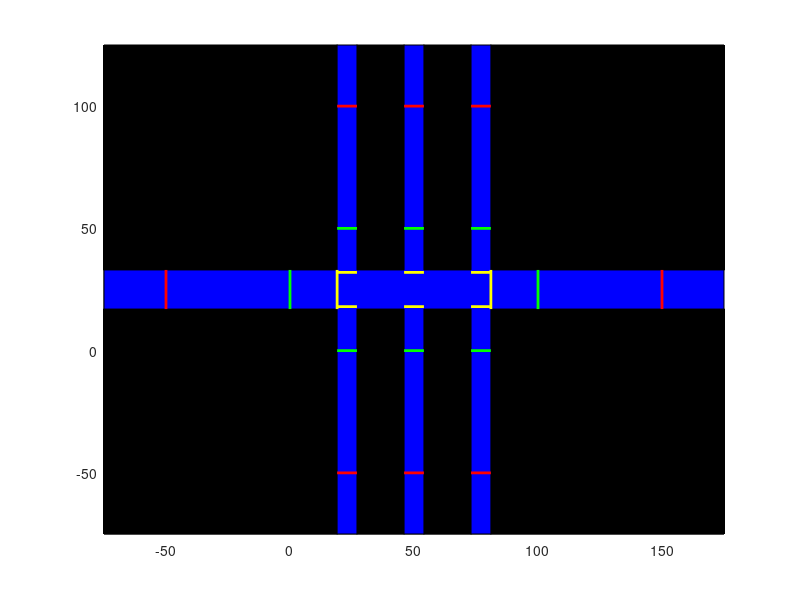

Here is the MATLAB script that generated this plot:
%% Display the Scene
clf
figure(1)
axis([-75 175 -75 125])
patch([-75 175 175 -75 -75],[-75 -75 125 125 -75],'b')
% Obstacles
% (-100,-100);(  19,-100);(  19,  17);(-100,  17);
% (-100,  33);(  19,  33);(  19, 150);(-100, 150);
% (  27,-100);(  46,-100);(  46,  17);(  27,  17);
% (  27,  33);(  46,  33);(  46, 150);(  27, 150);
% (  54,-100);(  73,-100);(  73,  17);(  54,  17);
% (  54,  33);(  73,  33);(  73, 150);(  54, 150);
% (  81,-100);( 200,-100);( 200,  17);(  81,  17);
% (  81,  33);( 200,  33);( 200, 150);(  81, 150);
obstacles = {[-100,  19,  19,-100,-100;-100,-100,  17,  17,-100], ...
             [-100,  19,  19,-100,-100;  33,  33, 150, 150,  33], ...
             [  27,  46,  46,  27,  27;-100,-100,  17,  17,-100], ...
             [  27,  46,  46,  27,  27;  33,  33, 150, 150,  33], ...
             [  54,  73,  73,  54,  54;-100,-100,  17,  17,-100], ...
             [  54,  73,  73,  54,  54;  33,  33, 150, 150,  33], ...
             [  81, 200, 200,  81,  81;-100,-100,  17,  17,-100], ...
             [  81, 200, 200,  81,  81;  33,  33, 150, 150,  33]};
    
hold on
for i = 1:length(obstacles)
    obstacle = obstacles{i};
    patch(obstacle(1,:),obstacle(2,:),'k')
%     waitforbuttonpress
end
hold off

% Entrances and Exits
% (  0,17);(  0,33); ( 19,17);( 19,33); (-50, 17);(-50, 33);
% (100,17);(100,33); ( 81,17);( 81,33); (150, 17);(150, 33);
% ( 19, 0);( 27, 0); ( 19,18);( 27,18); ( 19,-50);( 27,-50);
% ( 19,50);( 27,50); ( 19,32);( 27,32); ( 19,100);( 27,100);
% ( 46, 0);( 54, 0); ( 46,18);( 54,18); ( 46,-50);( 54,-50);
% ( 46,50);( 54,50); ( 46,32);( 54,32); ( 46,100);( 54,100);
% ( 73, 0);( 81, 0); ( 73,18);( 81,18); ( 73,-50);( 81,-50);
% ( 73,50);( 81,50); ( 73,32);( 81,32); ( 73,100);( 81,100);
entrances = {[  0,  0; 17, 33], ...
             [100,100; 17, 33], ...
             [ 19, 27;  0,  0], ...
             [ 19, 27; 50, 50], ...
             [ 46, 54;  0,  0], ...
             [ 46, 54; 50, 50], ...
             [ 73, 81;  0,  0], ...
             [ 73, 81; 50, 50]};
         
hold on
for i = 1:length(entrances)
    entrance = entrances{i};
    plot(entrance(1,:),entrance(2,:),'-g','LineWidth',2)
%     waitforbuttonpress
end
hold off
         
first_exits = {[ 19, 19; 17, 33], ...
               [ 81, 81; 17, 33], ...
               [ 19, 27; 18, 18], ...
               [ 19, 27; 32, 32], ...
               [ 46, 54; 18, 18], ...
               [ 46, 54; 32, 32], ...
               [ 73, 81; 18, 18], ...
               [ 73, 81; 32, 32]};
           
hold on
for i = 1:length(first_exits)
    first_exit = first_exits{i};
    plot(first_exit(1,:),first_exit(2,:),'-y','LineWidth',2)
%     waitforbuttonpress
end
hold off
           
second_exits = {[-50,-50; 17, 33], ...
                [150,150; 17, 33], ...
                [ 19, 27;-50,-50], ...
                [ 19, 27;100,100], ...
                [ 46, 54;-50,-50], ...
                [ 46, 54;100,100], ...
                [ 73, 81;-50,-50], ...
                [ 73, 81;100,100]};
            
hold on
for i = 1:length(second_exits)
    second_exit = second_exits{i};
    plot(second_exit(1,:),second_exit(2,:),'-r','LineWidth',2)
%     waitforbuttonpress
end
hold off

                

% Cameras
% 17,17,45;
% 27,33,225;
% 27,17,90;
x0 =    [ 27, 17, 38, 21, 27, 32, 38, 67, 50, 50, 50, 50, 57, 57, 73, 73, 81, 81];
y0 =    [ 33, 17, 17, 17, 33, 17, 33, 17, 17, 33, 17, 33, 17, 33, 17, 33, 17, 33];
theta = [225, 45,140, 20,-20, 20,-20,160, 20,-20, 20,-20, 20,-20, 20,-20, 20,-20].*pi/180;
rot = @(theta) [cos(theta),-sin(theta);sin(theta),cos(theta)];
% Camera Polygon
v0 = [9;1];
v1 = [17.5;5.5];
v2 = [17.5;-5.5];
v3 = [9;-1];
poly = [v0,v1,v2,v3,v0];
% Camera Triangle
v0_t = [0;0];
v1_t = [17.5;5.5];
v2_t = [17.5;-5.5];
tri = [v0_t,v1_t,v2_t,v0_t];

% Plot
hold on
for i = 1:length(x0)
    % Rotate Poly by Theta
%     tri_i = rot(theta(i))*tri + repmat([x0(i);y0(i)],1,size(tri,2));
%     plot(tri_i(1,:),tri_i(2,:))
%    poly_i = rot(theta(i))*poly + repmat([x0(i);y0(i)],1,size(poly,2));
%    plot(poly_i(1,:),poly_i(2,:),'-m')
%     waitforbuttonpress
    
end
hold off
